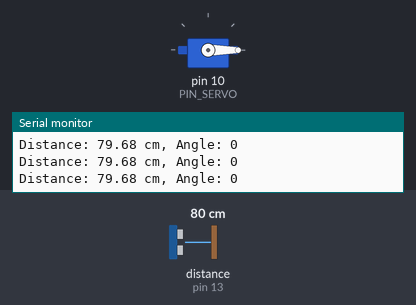
This sketch was run on a simulated Arduino Uno, built with avr-gcc and run on an emulated ATmega328P. Parts: servo, the last lines printed to the serial monitor. Wiring (inferred from the names in the program): ultrasonic range finder: trigger pin 12; echo pin 13. The inputs (shaded band) are chosen by the test bench; at power-on: distance to the obstacle (sensor on pin 13) 80 cm. The echo pulse lasts 58.3 µs per cm.

Above: at 1.2 s.
1.3 s: distance to the obstacle (sensor on pin 13) set to 24 cm
2.8 s: distance to the obstacle (sensor on pin 13) set to 18 cm
At 5.6 s:
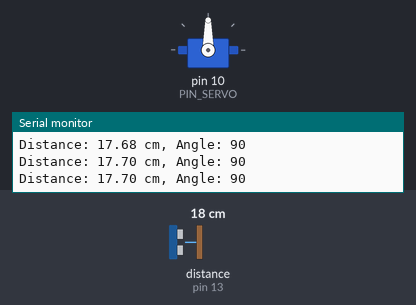
5.8 s: distance to the obstacle (sensor on pin 13) set to 35 cm
At 6.75 s:
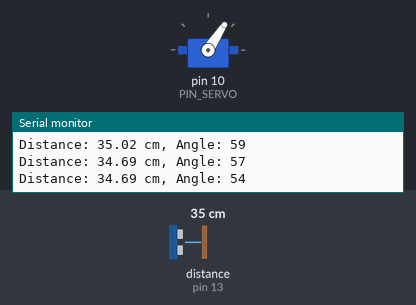
Timing chart, 0 to 9.3 s (numbered marks = the images above; inputs shaded):
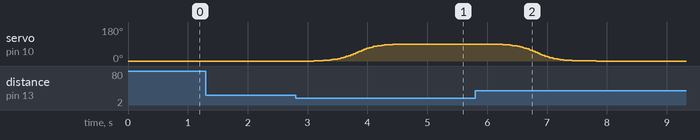

The sketch:

10C16.ino
```cpp
#include <Servo.h>
#include <math.h>

#define PIN_SERVO 10
#define PIN_TRIG  12
#define PIN_ECHO  13

// 1 = Sigmoid, 2 = Smoothstep
#define MOVEMENT_FUNCTION 1

const int CLOSED_ANGLE = 0;
const int OPEN_ANGLE = 90;

const float OPEN_DISTANCE = 20.0;
const float CLOSE_DISTANCE = 25.0;

const unsigned long MOVING_TIME = 2000;
const unsigned long INTERVAL = 20;

Servo myServo;

int currentAngle = CLOSED_ANGLE;
int startAngle = CLOSED_ANGLE;
int targetAngle = CLOSED_ANGLE;

bool barrierOpen = false;

unsigned long moveStartTime = 0;
unsigned long lastUpdateTime = 0;
unsigned long lastMeasureTime = 0;

float distance = -1.0;

// Measure distance using the ultrasonic sensor
float measureDistance() {
  digitalWrite(PIN_TRIG, LOW);
  delayMicroseconds(2);

  digitalWrite(PIN_TRIG, HIGH);
  delayMicroseconds(10);
  digitalWrite(PIN_TRIG, LOW);

  unsigned long duration = pulseIn(PIN_ECHO, HIGH, 30000);

  if (duration == 0) {
    return -1.0;
  }

  return duration * 0.0343 / 2.0;
}

// Sigmoid function
float sigmoid(float t) {
  float s = 1.0 / (1.0 + exp(-12.0 * (t - 0.5)));
  float s0 = 1.0 / (1.0 + exp(6.0));
  float s1 = 1.0 / (1.0 + exp(-6.0));

  return (s - s0) / (s1 - s0);
}

// Smoothstep function
float smoothstep(float t) {
  return t * t * (3.0 - 2.0 * t);
}

void setup() {
  pinMode(PIN_TRIG, OUTPUT);
  pinMode(PIN_ECHO, INPUT);
  digitalWrite(PIN_TRIG, LOW);

  myServo.attach(PIN_SERVO);
  myServo.write(CLOSED_ANGLE);

  Serial.begin(57600);

  moveStartTime = millis();
}

void loop() {
  unsigned long now = millis();

  // Measure distance every 50 ms
  if (now - lastMeasureTime >= 50) {
    lastMeasureTime = now;

    float measuredDistance = measureDistance();

    // Ignore failed measurements
    if (measuredDistance >= 0) {
      distance = measuredDistance;

      // Detect a vehicle
      if (distance < OPEN_DISTANCE) {
        barrierOpen = true;
      }
      else if (distance > CLOSE_DISTANCE) {
        barrierOpen = false;
      }
    }
  }

  // Determine the target angle
  int newTarget = barrierOpen ? OPEN_ANGLE : CLOSED_ANGLE;

  // Start moving when the target changes
  if (newTarget != targetAngle) {
    startAngle = currentAngle;
    targetAngle = newTarget;
    moveStartTime = now;
  }

  // Update servo position every 20 ms
  if (now - lastUpdateTime >= INTERVAL) {
    lastUpdateTime = now;

    float t = (float)(now - moveStartTime)
              / MOVING_TIME;

    if (t > 1.0) {
      t = 1.0;
    }

    float progress;

    #if MOVEMENT_FUNCTION == 1
      progress = sigmoid(t);
    #else
      progress = smoothstep(t);
    #endif

    currentAngle = startAngle
        + (int)((targetAngle - startAngle) * progress);

    myServo.write(currentAngle);

    Serial.print("Distance: ");
    Serial.print(distance);
    Serial.print(" cm, Angle: ");
    Serial.println(currentAngle);
  }
}
```

Measured:
- the behaviour switches between 21 and 20 cm on distance to the obstacle (sensor on pin 13) (found by bisection; images 0 and 1)
- after the input at 2.8 s, servo on pin 10 (PIN_SERVO): moves from 0° to 90° over 1.7 s, starting after 0.30 s
- after the input at 5.8 s, servo on pin 10 (PIN_SERVO): moves from 90° to 0° over 1.7 s, starting after 0.30 s
